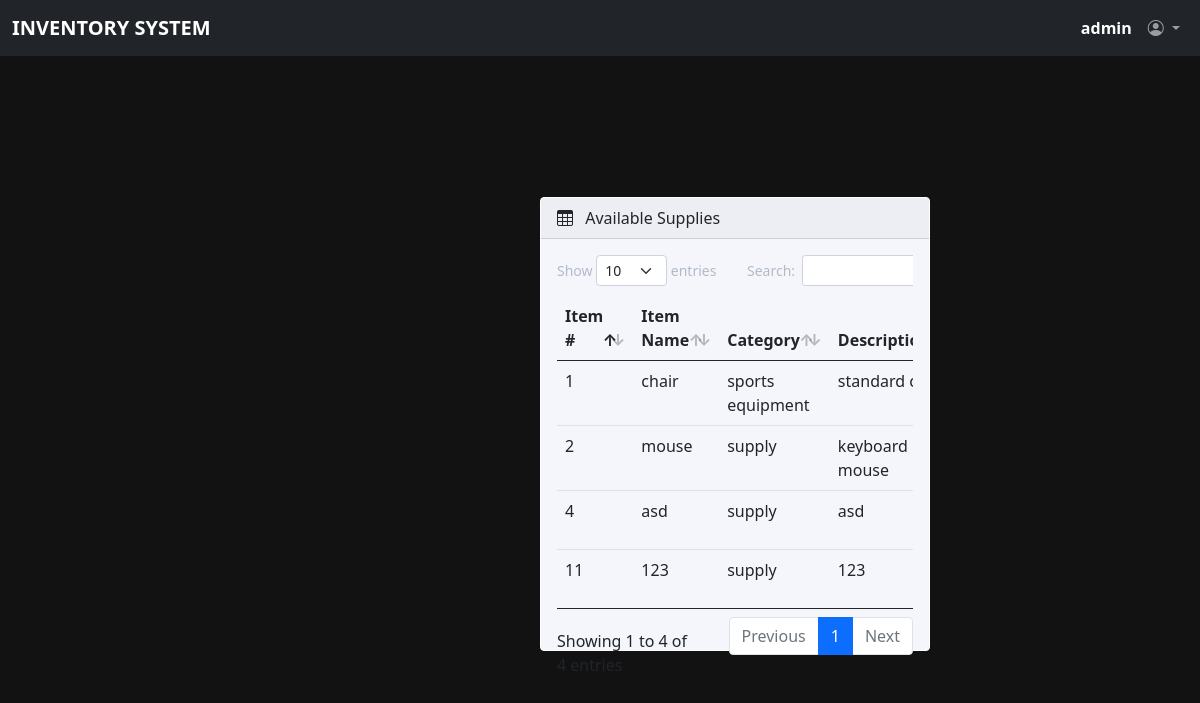
Page /admin/available.php (signed in) on the committed database.
### tables this page shows
CREATE TABLE `supplies` (
  `id` int(11) NOT NULL AUTO_INCREMENT,
  `name` varchar(255) NOT NULL,
  `description` varchar(255) NOT NULL,
  `quantity` int(11) NOT NULL,
  `category` varchar(255) NOT NULL,
  `borrowed_quantity` int(11) NOT NULL,
  `transdate` datetime NOT NULL,
  PRIMARY KEY (`id`)
);

### admin/available.php (the view, shortened to what this page needs)
<?php
include "../dbcon.php";
?>
<!DOCTYPE html>
<html lang="en">
<head>
  <link rel="stylesheet" href="css/bootstrap.min.css" />
  <link rel="stylesheet" href="https://cdn.jsdelivr.net/npm/bootstrap-icons@1.4.1/font/bootstrap-icons.css" />
  <link rel="stylesheet" href="css/dataTables.bootstrap5.min.css" />
  <link rel="stylesheet" href="css/style.css" />
</head>
<body class="fixed-left">
  <?php include('includes/navbar.php'); ?>
  <?php include('includes/sidebar.php'); ?>
  <main class="mt-5 pt-3">
    <div class="container-fluid">
      <div class="row">
        <div class="col-md-12 mb-3">
          <div class="card">
            <div class="card-header">
              <span><i class="bi bi-table me-2"></i></span> Available Supplies
            </div>
            <div class="card-body">
              <div class="table-responsive">
                <table id="example" class="table table-hover data-table" style="width: 100%">
                  <thead class>
                    <tr>
                      <th>Item #</th>
                      <th>Item Name</th>
                      <th>Category</th>
                      <th>Description</th>
                    </tr>
                  </thead>
                  <tbody>
                    <?php
                    $sql = "SELECT s.`id`,s.`name`,s.`quantity`,s.`description`,s.`category`,(s.`quantity`-s.`borrowed_quantity`) AS remaining FROM `supplies` s;;";
                    $actresult = mysqli_query($conn, $sql);
                    while ($result = mysqli_fetch_assoc($actresult)) {
                    ?>
                    <tr>
                      <td>
                        <?php echo $result['id']; ?>
                      </td>
                      <td>
                        <?php echo $result['name']; ?>
                      </td>
                      <td>
                        <?php echo $result['category']; ?>
                      </td>
                      <td>
                        <?php echo $result['description']; ?>
                      </td>
                    </tr>
                    <?php
                    }
                            ?>
                  </tbody>
                </table>
              </div>
            </div>
          </div>
        </div>
      </div>
    </div>
  </main>
</body>
</html>

### style.css (style rules this page uses)
body { display:flex; flex-direction:column; justify-content:center; min-height:100vh; align-items: center; background-color: #121212; }
.card { width: 390px; height: 454px; background: #F4F6FB; border: 1px solid white; }

### rows in the picture
supplies: id "1", name "chair", category "sports equipment", description "standard…"
supplies: id "2", name "mouse", category "supply", description "keyboard mouse"
supplies: id "4", name "asd", category "supply", description "asd"
supplies: id "11", name "123", category "supply", description "123"

### other values in the picture
$_SESSION['username'] "admin"
